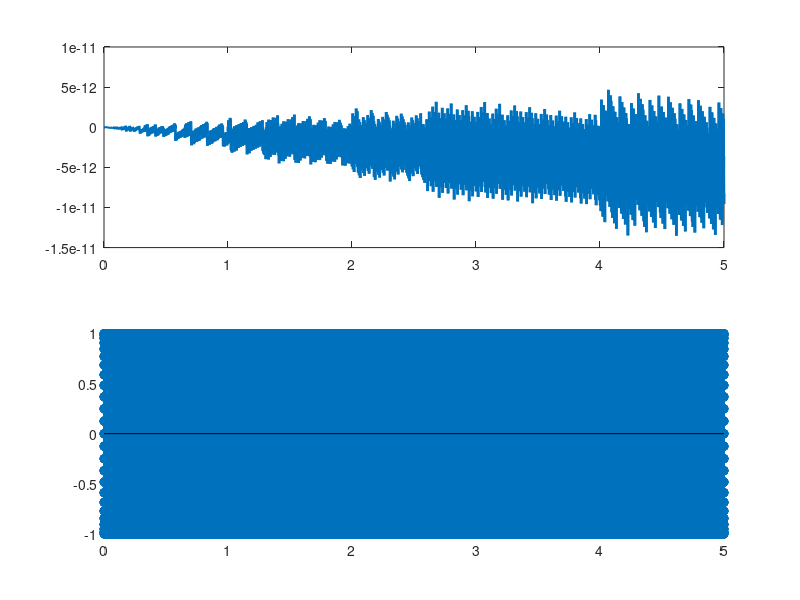

Write MATLAB code to recreate this figure.
clc
clear all

fs=1000
f=2000 
t=0:1/fs:5
y1=sin(2*pi*f*t)
subplot(2,1,1)

plot(t,y1,'LineWidth',2)
fs1=50000
t_samp1=0:1/fs1:5
y2=sin(2*pi*f*t_samp1)
subplot(2,1,2)
stem(t_samp1,y2)
